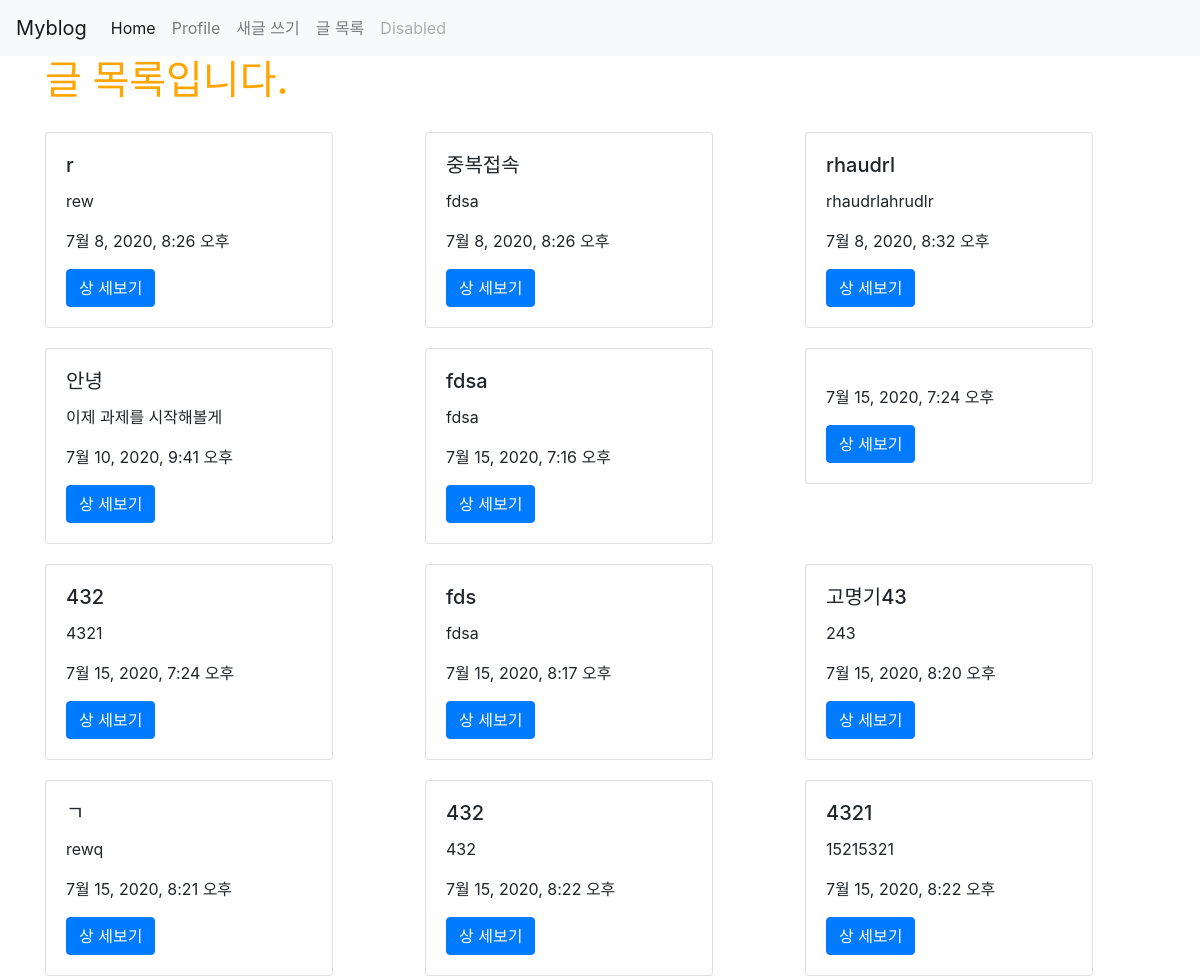
/posts/, run on the app's committed database.
### posts/models.py (models this page shows)
class Post(models.Model):
    title = models.CharField(max_length=50, null=False)
    content = models.TextField()
    view_count = models.IntegerField(default = 0)
    created_at = models.DateTimeField(auto_now_add = True)
    updated_at = models.DateTimeField(auto_now = True)
    image = models.ImageField(upload_to='images/',null=True)

### posts/views.py (the view)
# urls.py: path('', views.main, name="main"),
def main(request):
    posts = Post.objects.all()
    return render(request, 'posts/main.html', {'posts': posts})

### posts/templates/posts/main.html
{% extends 'base.html' %}
{% load static %}
{% block content %}
    <div class="container">
        <h1>글 목록입니다.</h1>
        <div class="row">
            {% for post in posts %}
                <div class="col-md-4 col-12">
                    <div class="card" style="width: 18rem; margin-top: 20px;">
                        <div class="card-body">
                            <h5 class="card-title">{{ post.title }}</h5>
                            <p class="card-text">{{ post.content }}</p>
                            <p>{{ post.created_at }}</p>
                            <a href="{% url 'posts:show' post.pk %}" class="btn btn-primary">상
                            세보기</a>
                        </div>
                    </div>
                </div>
            {% endfor %}
        </div>
    </div>
{% endblock %}

### myblog/static/css/project.css (style rules this page uses)
h1 { color: orange; }

### data on the page
Post: title "r", content "rew", created_at "7월 8, 2020, 8:26 오후"
Post: title "중복접속", content "fdsa", created_at "7월 8, 2020, 8:26 오후"
Post: title "rhaudrl", content "rhaudrlahrudlr", created_at "7월 8, 2020, 8:32 오후"
Post: title "안녕", content "이제 과제를 시작해볼게", created_at "7월 10, 2020, 9:41 오후"
Post: title "fdsa", content "fdsa", created_at "7월 15, 2020, 7:16 오후"
Post: created_at "7월 15, 2020, 7:24 오후"
Post: title "432", content "4321", created_at "7월 15, 2020, 7:24 오후"
Post: title "fds", content "fdsa", created_at "7월 15, 2020, 8:17 오후"
Post: title "고명기43", content "243", created_at "7월 15, 2020, 8:20 오후"
Post: title "ㄱ", content "rewq", created_at "7월 15, 2020, 8:21 오후"
Post: title "432", content "432", created_at "7월 15, 2020, 8:22 오후"
Post: title "4321", content "15215321", created_at "7월 15, 2020, 8:22 오후"
